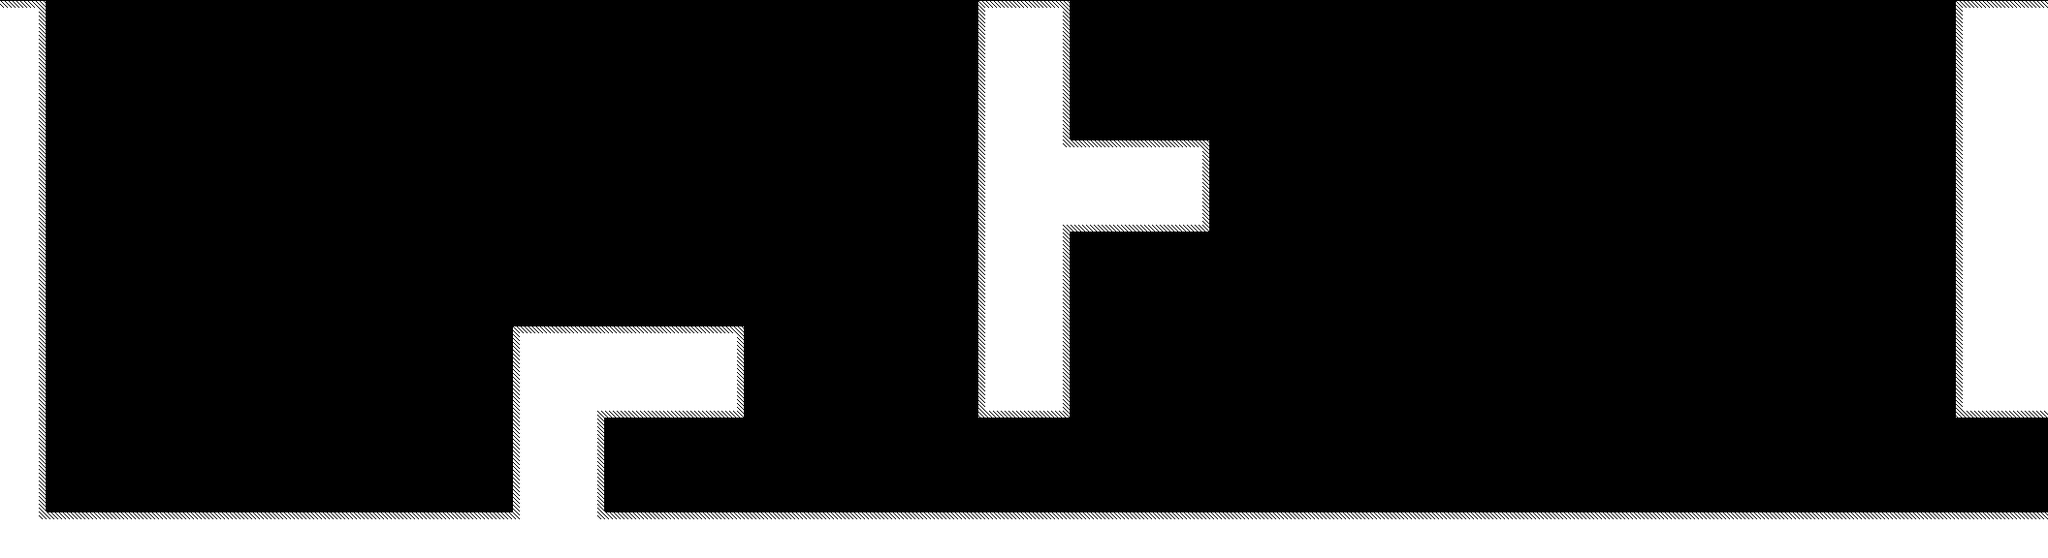

The image is a tile-based game level rendered from a .tmx file. Its description and source (layers, tilesets, objects; grid data summarised) follow:
An orthogonal 44x12 tile map with 48x48 px tiles, 1 tile layer (Tilelaag 1).

<map version="1.0" orientation="orthogonal" renderorder="right-down" width="44" height="12" tilewidth="48" tileheight="48" nextobjectid="1">
 <tileset firstgid="1" name="Zee" tilewidth="48" tileheight="48">
  <image source="tileSheet48.png" width="240" height="144" />
 </tileset>
 <layer name="Tilelaag 1" width="44" height="12">
  <data>[528 cells, 150 non-empty, 13 distinct tile ids]</data>
 </layer>
</map>